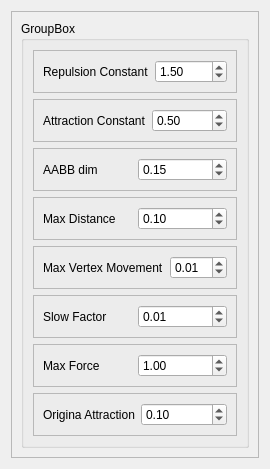
           <widget class="QWidget" name="graph3">
            <property name="geometry">
             <rect>
              <x>0</x>
              <y>0</y>
              <width>245</width>
              <height>433</height>
             </rect>
            </property>
            <attribute name="label">
             <string>Graph 3</string>
            </attribute>
            <layout class="QFormLayout" name="formLayout_3">
             <item row="0" column="0" colspan="2">
              <widget class="QFrame" name="frame_20">
               <property name="frameShape">
                <enum>QFrame::StyledPanel</enum>
               </property>
               <property name="frameShadow">
                <enum>QFrame::Raised</enum>
               </property>
               <layout class="QGridLayout" name="gridLayout_19">
                <item row="0" column="0">
                 <widget class="QGroupBox" name="groupBox_14">
                  <property name="title">
                   <string>GroupBox</string>
                  </property>
                  <layout class="QVBoxLayout" name="verticalLayout_11">
                   <item>
                    <widget class="QFrame" name="frame_22">
                     <property name="frameShape">
                      <enum>QFrame::StyledPanel</enum>
                     </property>
                     <property name="frameShadow">
                      <enum>QFrame::Raised</enum>
                     </property>
                     <layout class="QHBoxLayout" name="horizontalLayout_18">
                      <item>
                       <widget class="QLabel" name="label_24">
                        <property name="text">
                         <string>Repulsion Constant</string>
                        </property>
                       </widget>
                      </item>
                      <item>
                       <widget class="QDoubleSpinBox" name="doubleSpinBox_15">
                        <property name="minimum">
                         <double>0.010000000000000</double>
                        </property>
                        <property name="singleStep">
                         <double>0.100000000000000</double>
                        </property>
                        <property name="value">
                         <double>1.500000000000000</double>
                        </property>
                       </widget>
                      </item>
                     </layout>
                    </widget>
                   </item>
                   <item>
                    <widget class="QFrame" name="frame_23">
                     <property name="frameShape">
                      <enum>QFrame::StyledPanel</enum>
                     </property>
                     <property name="frameShadow">
                      <enum>QFrame::Raised</enum>
                     </property>
                     <layout class="QHBoxLayout" name="horizontalLayout_19">
                      <item>
                       <widget class="QLabel" name="label_25">
                        <property name="text">
                         <string>Attraction Constant</string>
                        </property>
                       </widget>
                      </item>
                      <item>
                       <widget class="QDoubleSpinBox" name="doubleSpinBox_16">
                        <property name="singleStep">
                         <double>0.100000000000000</double>
                        </property>
                        <property name="value">
                         <double>0.500000000000000</double>
                        </property>
                       </widget>
                      </item>
                     </layout>
                    </widget>
                   </item>
                   <item>
                    <widget class="QFrame" name="frame_24">
                     <property name="frameShape">
                      <enum>QFrame::StyledPanel</enum>
                     </property>
                     <property name="frameShadow">
                      <enum>QFrame::Raised</enum>
                     </property>
                     <layout class="QHBoxLayout" name="horizontalLayout_20">
                      <item>
                       <widget class="QLabel" name="label_26">
                        <property name="text">
                         <string>AABB dim</string>
                        </property>
                       </widget>
                      </item>
                      <item>
                       <widget class="QDoubleSpinBox" name="doubleSpinBox_17">
                        <property name="singleStep">
                         <double>0.100000000000000</double>
                        </property>
                        <property name="value">
                         <double>0.150000000000000</double>
                        </property>
                       </widget>
                      </item>
                     </layout>
                    </widget>
                   </item>
                   <item>
                    <widget class="QFrame" name="frame_25">
                     <property name="frameShape">
                      <enum>QFrame::StyledPanel</enum>
                     </property>
                     <property name="frameShadow">
                      <enum>QFrame::Raised</enum>
                     </property>
                     <layout class="QHBoxLayout" name="horizontalLayout_21">
                      <item>
                       <widget class="QLabel" name="label_27">
                        <property name="text">
                         <string>Max Distance</string>
                        </property>
                       </widget>
                      </item>
                      <item>
                       <widget class="QDoubleSpinBox" name="doubleSpinBox_18">
                        <property name="singleStep">
                         <double>0.100000000000000</double>
                        </property>
                        <property name="value">
                         <double>0.100000000000000</double>
                        </property>
                       </widget>
                      </item>
                     </layout>
                    </widget>
                   </item>
                   <item>
                    <widget class="QFrame" name="frame_26">
                     <property name="frameShape">
                      <enum>QFrame::StyledPanel</enum>
                     </property>
                     <property name="frameShadow">
                      <enum>QFrame::Raised</enum>
                     </property>
                     <layout class="QHBoxLayout" name="horizontalLayout_22">
                      <item>
                       <widget class="QLabel" name="label_28">
                        <property name="text">
                         <string>Max Vertex Movement</string>
                        </property>
                       </widget>
                      </item>
                      <item>
                       <widget class="QDoubleSpinBox" name="doubleSpinBox_19">
                        <property name="singleStep">
                         <double>0.100000000000000</double>
                        </property>
                        <property name="value">
                         <double>0.010000000000000</double>
                        </property>
                       </widget>
                      </item>
                     </layout>
                    </widget>
                   </item>
                   <item>
                    <widget class="QFrame" name="frame_27">
                     <property name="frameShape">
                      <enum>QFrame::StyledPanel</enum>
                     </property>
                     <property name="frameShadow">
                      <enum>QFrame::Raised</enum>
                     </property>
                     <layout class="QHBoxLayout" name="horizontalLayout_23">
                      <item>
                       <widget class="QLabel" name="label_29">
                        <property name="text">
                         <string>Slow Factor</string>
                        </property>
                       </widget>
                      </item>
                      <item>
                       <widget class="QDoubleSpinBox" name="doubleSpinBox_20">
                        <property name="singleStep">
                         <double>0.100000000000000</double>
                        </property>
                        <property name="value">
                         <double>0.010000000000000</double>
                        </property>
                       </widget>
                      </item>
                     </layout>
                    </widget>
                   </item>
                   <item>
                    <widget class="QFrame" name="frame_29">
                     <property name="frameShape">
                      <enum>QFrame::StyledPanel</enum>
                     </property>
                     <property name="frameShadow">
                      <enum>QFrame::Raised</enum>
                     </property>
                     <layout class="QHBoxLayout" name="horizontalLayout_24">
                      <item>
                       <widget class="QLabel" name="label_30">
                        <property name="text">
                         <string>Max Force</string>
                        </property>
                       </widget>
                      </item>
                      <item>
                       <widget class="QDoubleSpinBox" name="doubleSpinBox_21">
                        <property name="minimum">
                         <double>0.010000000000000</double>
                        </property>
                        <property name="singleStep">
                         <double>0.100000000000000</double>
                        </property>
                        <property name="value">
                         <double>1.000000000000000</double>
                        </property>
                       </widget>
                      </item>
                     </layout>
                    </widget>
                   </item>
                   <item>
                    <widget class="QFrame" name="frame_38">
                     <property name="frameShape">
                      <enum>QFrame::StyledPanel</enum>
                     </property>
                     <property name="frameShadow">
                      <enum>QFrame::Raised</enum>
                     </property>
                     <layout class="QHBoxLayout" name="horizontalLayout_34">
                      <item>
                       <widget class="QLabel" name="label_40">
                        <property name="text">
                         <string>Origina Attraction</string>
                        </property>
                       </widget>
                      </item>
                      <item>
                       <widget class="QDoubleSpinBox" name="doubleSpinBox_31">
                        <property name="minimum">
                         <double>0.010000000000000</double>
                        </property>
                        <property name="singleStep">
                         <double>0.100000000000000</double>
                        </property>
                        <property name="value">
                         <double>0.100000000000000</double>
                        </property>
                       </widget>
                      </item>
                     </layout>
                    </widget>
                   </item>
                  </layout>
                 </widget>
                </item>
               </layout>
              </widget>
             </item>
            </layout>
           </widget>
